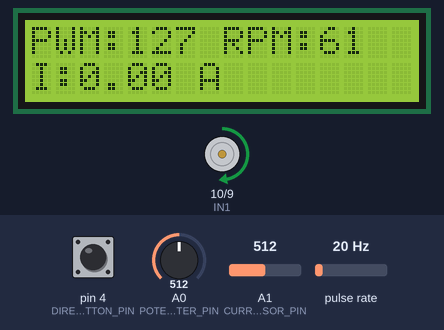
Bench run of a sketch on a simulated Arduino Uno, built with avr-gcc and run on an emulated ATmega328P. Shown: 16×2 character LCD, motor-driver pin pairs drawn as motors (green arrow = first pin HIGH = forward, orange = second pin HIGH = backward, longer = more drive). Wiring (inferred from the names in the program): pulse sensor: data pin 2. Inputs (shaded band) come from the test bench; at power-on: A0 (POTENTIOMETER_PIN) = 512, A1 (CURRENT_SENSOR_PIN) = 512, pulse rate 20 Hz, pin 4 (DIRECTION_BUTTON_PIN) HIGH.

Above: at 3.16 s.
3.8 s: A0 (POTENTIOMETER_PIN) set to 716
At 6.6 s:
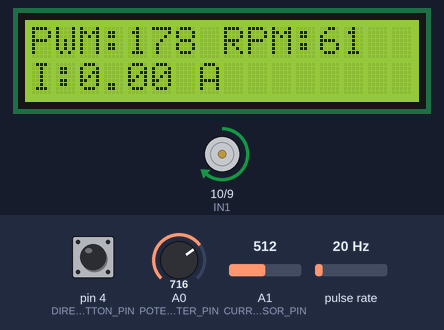
6.8 s: A0 (POTENTIOMETER_PIN) set to 122
At 8.7 s:
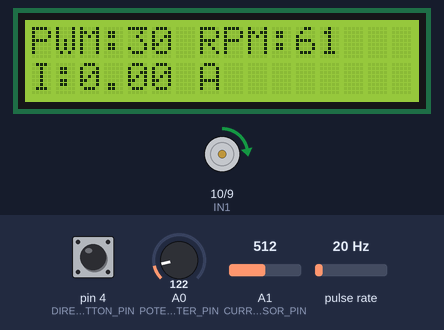
9.8 s: A0 (POTENTIOMETER_PIN) set to 900
At 12.2 s:
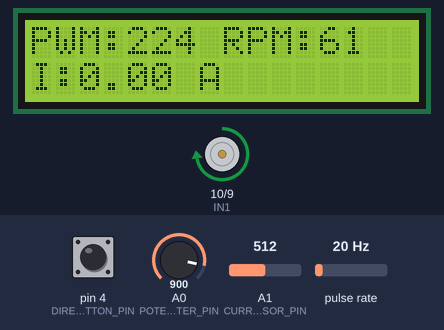
12.4 s: A1 (CURRENT_SENSOR_PIN) set to 306
At 13.9 s:
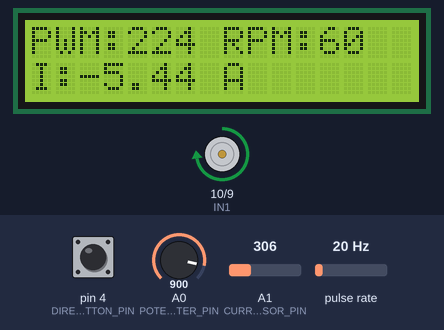
14.2 s: pulse rate (sensor on pin 2) set to 4 Hz
At 15.8 s:
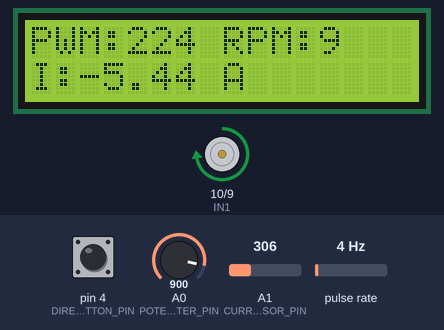
15.9 s: pin 4 (DIRECTION_BUTTON_PIN) pulled LOW for 1 s
At 17.7 s:
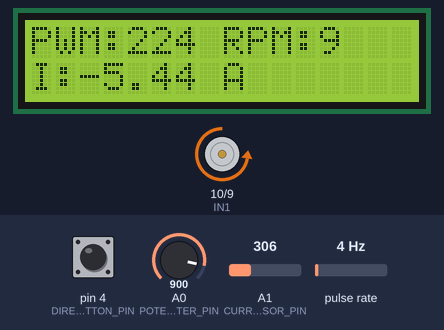
Timing chart, 0 to 19.2 s (numbered marks = the images above; inputs shaded):
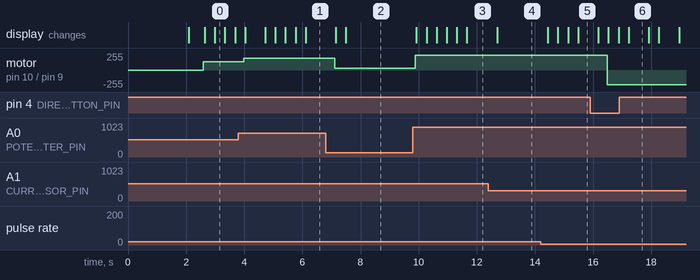

The sketch:

03_mesure_courant_vitesse_lcd_i2c.ino
```cpp
#include <Wire.h>
#include <LiquidCrystal_I2C.h>

LiquidCrystal_I2C lcd(0x3F, 16, 2); // Using 2 lines (not 4) for 16x2 display

#define POTENTIOMETER_PIN A0
#define CURRENT_SENSOR_PIN A1
#define IN1 10
#define IN2 9
#define SPEED_SENSOR_PIN 2
#define DIRECTION_BUTTON_PIN 4

const float ACS712_SENSITIVITY = 0.185; // 185 mV/A for 5A version
int acs712Offset = 512; // Will be calibrated at startup

volatile unsigned int pulseCount = 0;
float motorRPM = 0.0;

bool motorDirection = true;
bool lastButtonState = HIGH;
bool buttonState = HIGH;
unsigned long lastDebounceTime = 0;
const unsigned long debounceDelay = 30;

void setup() {
  pinMode(IN1, OUTPUT);
  pinMode(IN2, OUTPUT);
  pinMode(SPEED_SENSOR_PIN, INPUT_PULLUP);
  pinMode(DIRECTION_BUTTON_PIN, INPUT_PULLUP);

  attachInterrupt(digitalPinToInterrupt(SPEED_SENSOR_PIN), countPulse, FALLING);

  lcd.init();
  lcd.backlight();
  lcd.setCursor(0, 0);
  lcd.print("Controle moteur");
  delay(2000);
  lcd.clear();

  digitalWrite(IN1, LOW);
  digitalWrite(IN2, LOW);

  // Calibrate ACS712 zero-current voltage
  long offsetSum = 0;
  for (int i = 0; i < 100; i++) {
    offsetSum += analogRead(CURRENT_SENSOR_PIN);
    delay(5);
  }
  acs712Offset = offsetSum / 100;
}

void loop() {
  // Debounce button logic
  bool reading = digitalRead(DIRECTION_BUTTON_PIN);
  if (reading != lastButtonState) {
    lastDebounceTime = millis();
  }
  if ((millis() - lastDebounceTime) > debounceDelay) {
    if (reading != buttonState) {
      buttonState = reading;
      if (buttonState == LOW) {
        motorDirection = !motorDirection;
      }
    }
  }
  lastButtonState = reading;

  // Read potentiometer and control motor speed
  int potValue = analogRead(POTENTIOMETER_PIN);
  int motorSpeed = map(potValue, 0, 1023, 0, 255);

  if (motorDirection) {
    analogWrite(IN1, motorSpeed);
    digitalWrite(IN2, LOW);
  } else {
    digitalWrite(IN1, LOW);
    analogWrite(IN2, motorSpeed);
  }

  motorRPM = calculateRPM();
  float current = readCurrentAverage(50); // 50-sample average

  // Update LCD
  lcd.setCursor(0, 0);
  lcd.print("PWM:");
  lcd.print(motorSpeed);
  lcd.print(" RPM:");
  lcd.print(motorRPM, 0);
  lcd.print("   "); // Clear leftover chars

  lcd.setCursor(0, 1);
  lcd.print("I:");
  lcd.print(current, 2);
  lcd.print(" A       "); // Padding

  delay(300); // Reasonable refresh delay
}

void countPulse() {
  pulseCount++;
}

float calculateRPM() {
  static unsigned long lastTime = 0;
  unsigned long currentTime = millis();
  unsigned int pulses;

  noInterrupts();
  pulses = pulseCount;
  pulseCount = 0;
  interrupts();

  unsigned long timeElapsed = currentTime - lastTime;
  lastTime = currentTime;

  if (timeElapsed > 0) {
    return (pulses / 20.0) * (60000.0 / timeElapsed); // Adjust 20 for your encoder
  } else {
    return 0.0;
  }
}

// Average several readings for better accuracy
float readCurrentAverage(int samples) {
  long total = 0;
  for (int i = 0; i < samples; i++) {
    total += analogRead(CURRENT_SENSOR_PIN);
    delayMicroseconds(200);
  }
  float avgValue = total / (float)samples;
  float voltage = (avgValue * 5.0) / 1024.0;
  float offsetVoltage = (acs712Offset * 5.0) / 1024.0;
  float current = (voltage - offsetVoltage) / ACS712_SENSITIVITY;
  return current;
}
```

Measured:
- after the input at 3.8 s, motor on pin 10 (IN1) / pin 9 (IN2): forward 127/255 → forward 178/255 after 0.18 s
- after the input at 6.8 s, motor on pin 10 (IN1) / pin 9 (IN2): forward 178/255 → forward 30/255 after 0.31 s; the display: first changes after 0.35 s (image 2 shows a later state)
- after the input at 9.8 s, motor on pin 10 (IN1) / pin 9 (IN2): forward 30/255 → forward 224/255 after 0.08 s; the display: changes after 0.13 s (image 3)
- after the input at 12.4 s, the display: changes after 0.30 s (image 4)
- after the input at 14.2 s, the display: first changes after 0.25 s (image 5 shows a later state)
- after the input at 15.9 s, motor on pin 10 (IN1) / pin 9 (IN2): forward 224/255 → backward 224/255 after 0.58 s
- what the display in image 6 shows lasts 0.7 s, from 17.2 s to 17.9 s
